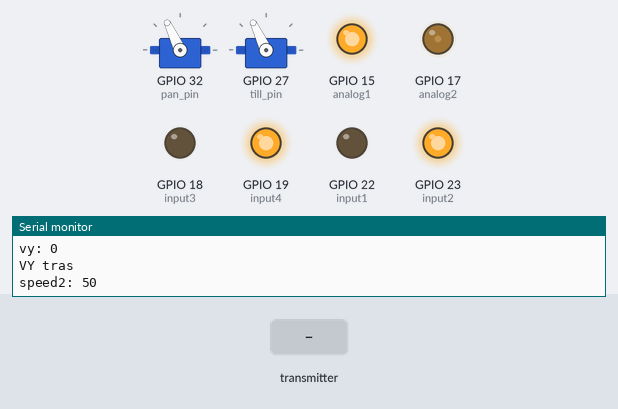
Recording of a sketch running on a simulated ESP32. Parts: 2 × servo, output pins drawn as LEDs (lit = HIGH), the last lines printed to the serial monitor. Inputs (shaded band) come from the test bench.

Above: at 1.2 s.
1.3 s: the transmitter starts sending X_1 = 1024
At 4.2 s:
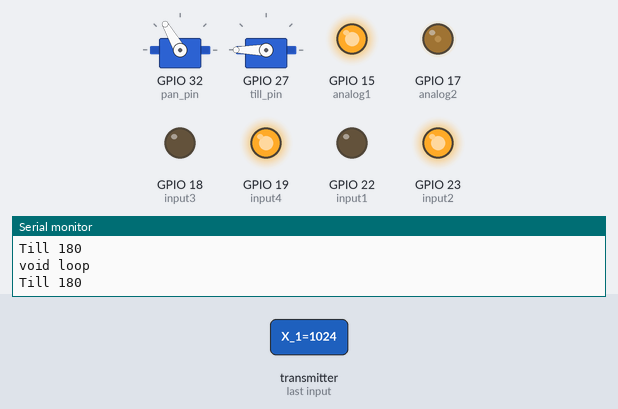
4.3 s: the transmitter starts sending Vy = 2048
At 5.6 s:
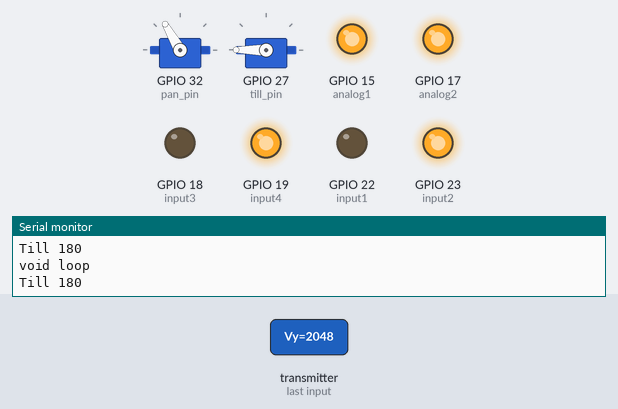
5.9 s: the transmitter starts sending Vx = 4095
At 7.1 s:
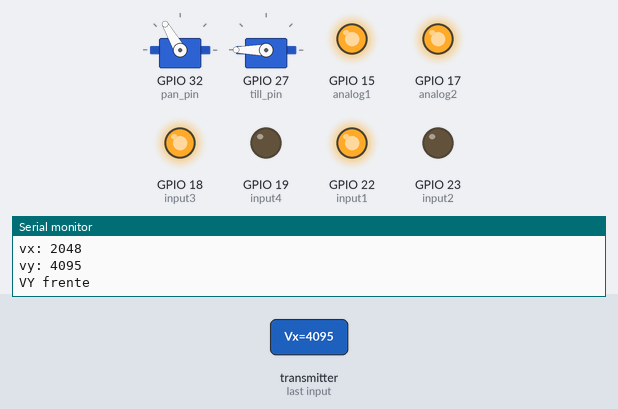
7.5 s: the transmitter starts sending Y_1 = 4095
At 8.32 s:
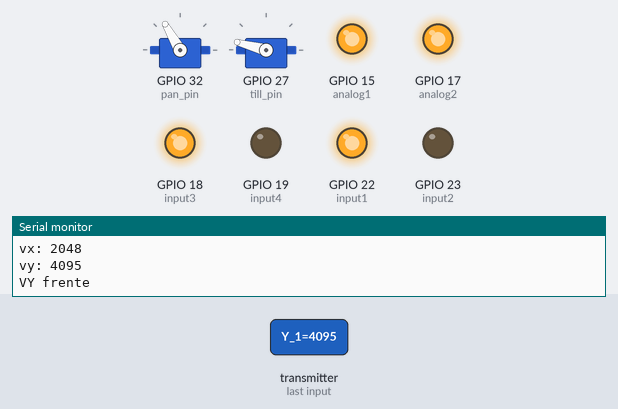
10.5 s: the transmitter starts sending X_1 = 0
At 10.95 s:
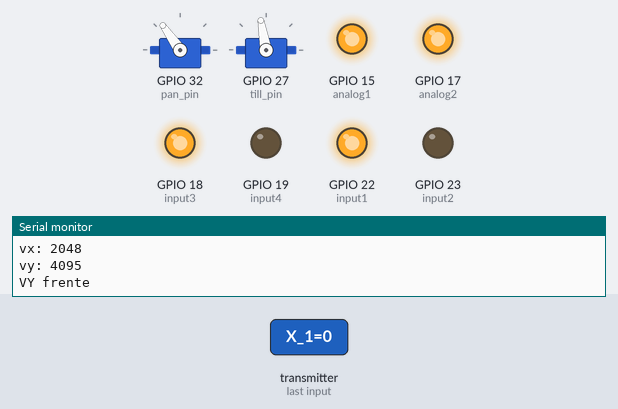
13.5 s: the transmitter starts sending Vx = 1024
At 17.1 s:
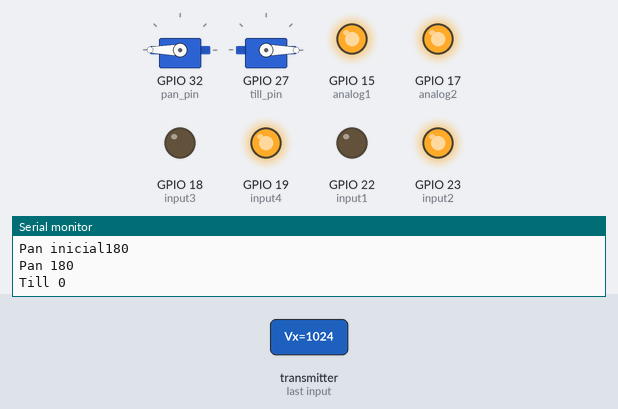
Timing chart, 0 to 17.5 s (numbered marks = the images above; inputs shaded):
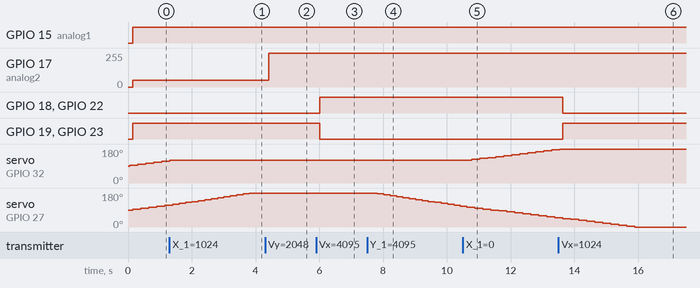

Measured:
- after the input at 1.3 s, servo on GPIO 32 (pan_pin): goes on until 1.3 s, then stays 120°
- after the input at 4.3 s, GPIO 17 (analog2): 50/255 → 255/255 after 0.11 s
- after the input at 5.9 s, GPIO 18 (input3), GPIO 22 (input1): LOW → HIGH after 0.12 s; GPIO 19 (input4), GPIO 23 (input2): HIGH → LOW after 0.12 s
- after the input at 7.5 s, servo on GPIO 27 (till_pin): moves from 180° to 110° over 2.6 s, starting after 0.32 s
- after the input at 10.5 s, servo on GPIO 32 (pan_pin): moves from 120° to 175° over 2.5 s, starting after 0.28 s
- after the input at 13.5 s, GPIO 18 (input3), GPIO 22 (input1): HIGH → LOW after 0.13 s; GPIO 19 (input4), GPIO 23 (input2): LOW → HIGH after 0.13 s

The sketch:

carro_V2.ino
```cpp
#include <ESP32Servo.h>
//#include <Servo.h>

Servo motor_pan;
Servo motor_till;
int pan_pin = 32;
int till_pin = 27;

//roda 1 - esquerda
int input1 = 22;
int input2 = 23;
int analog2 = 17;
int speed1 = 0;
//roda 2 - direita
int input3 = 18;
int input4 = 19;
int analog1 = 15;
int speed2 = 0;

//map pwm
int lower_ = 50;
int maximo = 255;

int X = 0;
int Y = 0;

int vy=0;
int vx=0;
// parte do setup para comunicaçao **********************************************************
#include <esp_now.h>
#include <WiFi.h>

typedef struct struct_message {
  int X_1;
  int Y_1;
  int Vy;
  int Vx;
};
struct_message myData;
esp_now_peer_info_t peerInfo;
// callback when data is sent
struct dataSend;  // Declara a estrutura dataSend
void OnDataRecv (const esp_now_recv_info_t * esp_now_info, const uint8_t *incomingData, int data_len){//(const uint8_t * mac, const uint8_t *incomingData, int len) {
  memcpy(&myData, incomingData, sizeof(myData));
  /*Serial.println("recebendo informacao: ");
  Serial.print("Int X: ");
  Serial.println(myData.X_1);
  Serial.print("Int y: ");
  Serial.println(myData.Y_1);
  Serial.println(); */
  X = myData.X_1;
  Y = myData.Y_1;
  vy = myData.Vx;
  vx = myData.Vy;
}

void setup() {
  int pos_pan = 90;
  int pos_till = 90;
  pinMode(input1, OUTPUT);
  pinMode(input2, OUTPUT);
  pinMode(input3, OUTPUT);
  pinMode(input4, OUTPUT);
  pinMode(analog1, OUTPUT);
  pinMode(analog2, OUTPUT);
  motor_pan.attach(pan_pin);
  motor_till.attach(till_pin);
  motor_pan.write(90);
  motor_till.write(90);
  motor_till.setPeriodHertz(50);    // standard 50 hz servo
  motor_pan.setPeriodHertz(50);    // standard 50 hz servo
 // Initialize Serial Monitor
  Serial.begin(115200);

  // Set device as a Wi-Fi Station
  WiFi.mode(WIFI_STA);

    // Init ESP-NOW
  if (esp_now_init() != ESP_OK) {
    Serial.println("Error initializing ESP-NOW");
    X = 1900;
    Y = 1900;
    return;
  }

  // Once ESPNow is successfully Init, we will register for recv CB to
  // get recv packer info
  esp_now_register_recv_cb(OnDataRecv);

}


  int pos_pan = 90;
  int pos_till = 90;
void loop() {

  //delay(500);
  Serial.print("Pan ");Serial.println(pos_pan);
  Serial.print("Till ");Serial.println(pos_till);
  //int pos_pan;
  //int pos_till;
  Serial.println("void loop");
  if (X<1000){
    Serial.print("Pan inicial");Serial.println(pos_pan);
    pos_pan = pos_pan + 5;
    if (pos_pan > 180){
      pos_pan = 180;
    }else {}
    Serial.print("Pan ");Serial.println(pos_pan);
    delay(50);
    motor_pan.write(pos_pan);
  }
  if (X>2800){
    Serial.print("Pan inicial");Serial.println(pos_pan);
    pos_pan = pos_pan - 5;
    if (pos_pan < 0){
      pos_pan = 0;
    } else {}
    Serial.print("Pan ");Serial.println(pos_pan);
    delay(50);
    motor_pan.write(pos_pan);
  }

  if (Y>2800){
    pos_till = pos_till - 5;
    if (pos_till<0){
      pos_till = 0;
    }
    Serial.print("Till ");Serial.println(pos_till);
    delay(100);
    motor_till.write(pos_till);
  }

  if (Y<1000){
    pos_till = pos_till + 5;
    if (pos_till>180){
      pos_till = 180;
    }
    Serial.print("Till ");Serial.println(pos_till);
    delay(100);
    motor_till.write(pos_till);
  }
// controlo do carro
  Serial.print("vx: ");Serial.println(vx);
  Serial.print("vy: ");Serial.println(vy);
  if (vy>2800){
    digitalWrite(input1, HIGH);
    digitalWrite(input2, LOW);
    digitalWrite(input3, HIGH);
    digitalWrite(input4, LOW);

    Serial.println("VY frente");
    if (vx>2800){
      speed1 = map(vx,2800,4095,255,50);
      speed2 = 255;
      Serial.print("speed: ");Serial.println(speed1);
      analogWrite(analog1,speed1);
      analogWrite(analog2,speed2);

    }
    if (vx<1200){
      speed2 = map(vx,0,1200,50,255);
      speed1 = 255;
      Serial.print("speed2: ");Serial.println(speed2);
      analogWrite(analog1,speed1);
      analogWrite(analog2,speed2);
    }
    if (vx>1200){
      if (vx<2800){
        speed1 = 255;
        speed2 = 255;
      analogWrite(analog1,speed1);
      analogWrite(analog2,speed2);
      }
    }
    delay(100);
  }
  if (vy<2800){
    if (vx>1200){
      digitalWrite(input1, LOW);
      digitalWrite(input2, LOW);
      digitalWrite(input3, LOW);
      digitalWrite(input4, LOW);

      Serial.println("VY PARADO");
    }
  }
  if (vy<1200){
    digitalWrite(input1, LOW);
    digitalWrite(input2, HIGH);
    digitalWrite(input3, LOW);
    digitalWrite(input4, HIGH);

    Serial.println("VY tras");
    if (vx>2800){
      speed1 = map(vx,2800,4095,255,50);
      speed2 = 255;
      Serial.print("speed1: ");Serial.println(speed1);
      analogWrite(analog1,speed1);
      analogWrite(analog2,speed2);
    }
    if (vx<1200){
      speed2 = map(vx,0,1200,50,255);
      speed1 = 255;
      Serial.print("speed2: ");Serial.println(speed2);
      analogWrite(analog1,speed1);
      analogWrite(analog2,speed2);
    }
    if (vx>1200){
      if (vx<2800){
        speed1 = 255;
        speed2 = 255;
      analogWrite(analog1,speed1);
      analogWrite(analog2,speed2);
      }
    }
    delay(100);
  }
}
```
